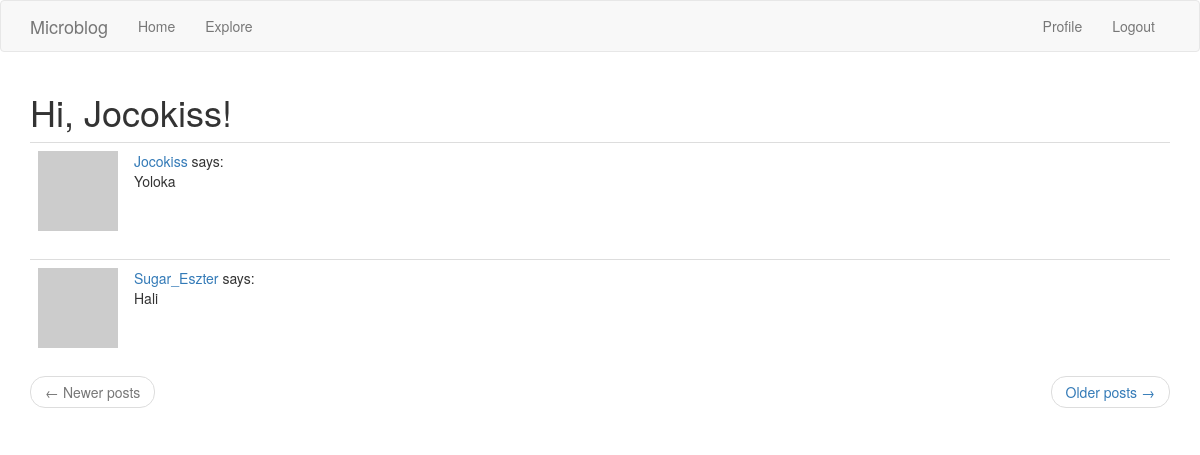
The page /explore (signed in) on the database its author committed.
### application/models.py (models this page shows, shortened)
class User(UserMixin, db.Model):
    id = db.Column(db.Integer, primary_key=True)
    username = db.Column(db.String(64), index=True, unique=True)
    email = db.Column(db.String(120), index=True, unique=True)
    password_hash = db.Column(db.String(128))
    posts = db.relationship('Post', backref='author', lazy='dynamic')
    about_me = db.Column(db.String(140))
    last_seen = db.Column(db.DateTime, default=datetime.utcnow)
    followed = db.relationship(
        'User', secondary=followers,
        primaryjoin=(followers.c.follower_id == id),
        secondaryjoin=(followers.c.followed_id == id),
        backref=db.backref('followers', lazy='dynamic'), lazy='dynamic')
    def avatar(self, size):
        digest = md5(self.email.lower().encode('utf-8')).hexdigest()
        return 'https://www.gravatar.com/avatar/{}?d=identicon&s={}'.format(
            digest, size)

class Post(db.Model):
    id = db.Column(db.Integer, primary_key=True)
    body = db.Column(db.String(140))
    timestamp = db.Column(db.DateTime, index=True, default=datetime.utcnow)
    user_id = db.Column(db.Integer, db.ForeignKey('user.id'))

### application/routes.py (the view)
@app.route('/explore')
@login_required
def explore():
    page = request.args.get('page', 1, type=int)
    posts = Post.query.order_by(Post.timestamp.desc()).paginate(
        page=page, per_page=app.config['POSTS_PER_PAGE'], error_out=False)
    next_url = url_for('explore', page=posts.next_num) \
        if posts.has_next else None
    prev_url = url_for('explore', page=posts.prev_num) \
        if posts.has_prev else None
    return render_template("index.html", title='Explore', posts=posts.items,
                           next_url=next_url, prev_url=prev_url)

### application/models.py (called while the page is built)
@login.user_loader
def load_user(id):
    return User.query.get(int(id))

### application/routes.py (called while the page is built)
@app.before_request
def before_request():
    if current_user.is_authenticated:
        current_user.last_seen = datetime.utcnow()
        db.session.commit()

### application/templates/index.html (shortened to what this page needs)
{% extends "base.html" %}
{% import 'bootstrap/wtf.html' as wtf %}
{% block app_content %}
    <h1>{{ ('Hi, %(username)s!' % {'username': current_user.username}) }}</h1>
    {% for post in posts %}
        {% include '_post.html' %}
    {% endfor %}
    <nav aria-label="...">
        <ul class="pager">
            <li class="previous{% if not prev_url %} disabled{% endif %}">
                <a href="{{ prev_url or '#' }}">
                    <span aria-hidden="true">&larr;</span> {{ ('Newer posts') }}
                </a>
            </li>
            <li class="next{% if not next_url %} disabled{% endif %}">
                <a href="{{ next_url or '#' }}">
                    {{ ('Older posts') }} <span aria-hidden="true">&rarr;</span>
                </a>
            </li>
        </ul>
    </nav>
{% endblock %}

### application/templates/_post.html
<table class="table table-hover">
        <tr>
            <td width="70px">
                <a href="{{ url_for('user', username=post.author.username) }}">
                    <img src="{{ post.author.avatar(70) }}" />
                </a>
            </td>
            <td>
                <a href="{{ url_for('user', username=post.author.username) }}">
                    {{ post.author.username }}
                </a>
                says:
                <br>
                {{ post.body }}
            </td>
        </tr>
    </table>

### rows shown on the page
User: username "Hi, Jocokiss!"
Post: author.username "Jocokiss", body "Yoloka"
Post: author.username "Sugar_Eszter", body "Hali"

### other values the page prints
{{ ('Home') }} "Home"
{{ ('Explore') }} "Explore"
{{ ('Profile') }} "Profile"
{{ ('Logout') }} "Logout"
{{ ('Newer posts') }} "Newer posts"
{{ ('Older posts') }} "Older posts"
